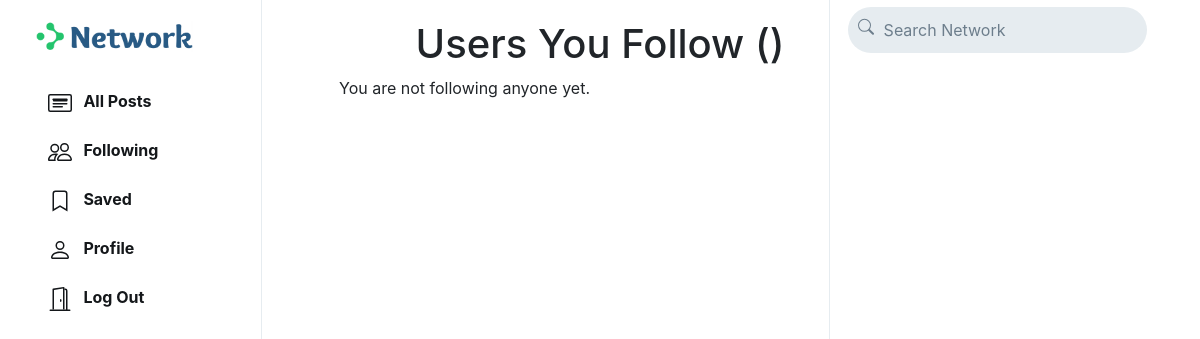
The page /follower/ (signed in) on the database as committed earlier.
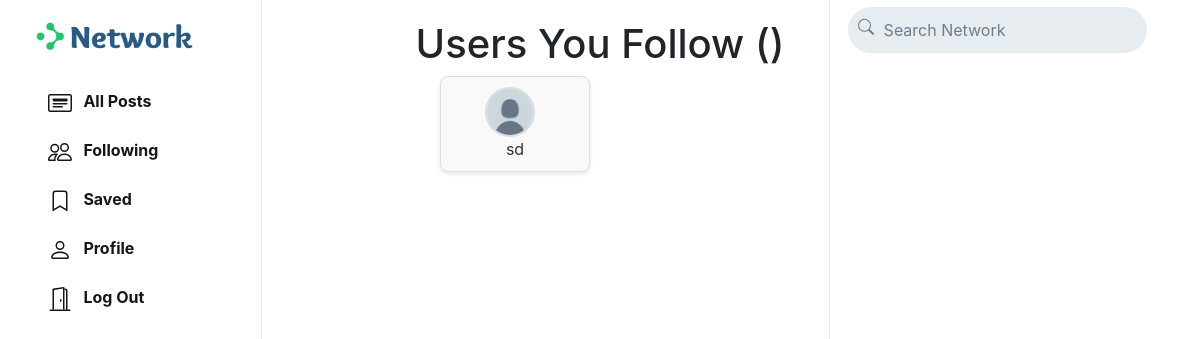
The same page on the database as committed later.
### network/models.py (models this page shows, shortened)
class User(AbstractUser):
    profile_pic = models.ImageField(upload_to='profile_pic/')
    bio = models.TextField(max_length=160, blank=True, null=True)
    cover = models.ImageField(upload_to='covers/', blank=True)

### network/views.py (the view)
# urls.py: path('follower/', views.follower_view, name='follower'),
def follower_view(request):
    try:
        follower_object = Follower.objects.get(user=request.user)
        following_users = follower_object.followers.all()
    except Follower.DoesNotExist:
        following_users = []
    return render(request, 'network/followers.html', {
        'following_users': following_users,
    })

### network/templates/network/followers.html (shortened to what this page needs)
<!DOCTYPE html>
<html>
{% load static %}
<head>
    <link rel="stylesheet" href="https://stackpath.bootstrapcdn.com/bootstrap/4.4.1/css/bootstrap.min.css"
>
    <link href="{% static 'network/styles.css' %}" rel="stylesheet">
</head>
<body>
    <div class="right-div">
        <nav class="head">
            <form action="{% url 'search' %}" method="GET">
                <div class="search-div">
                    <div>
                    </div>
                    <input type="text" name="query" id="search-box" placeholder="Search Network">
                </div>
            </form>
        </nav>
    </div>
    <div class="container">
        <h1>Users You Follow ({{ following_count }})</h1>
        <ul class="user-list">
            {% for user in following_users %}
            <li class="user-item">
                <a href="{% url 'profile' user.username %}">
                    <img src="/media/{{ user.profile_pic }}" alt="{{ user.username }}" width="50" height="50">
                </a>
                <a href="{% url 'profile' user.username %}">{{ user.username }}</a>
            </li>
            {% empty %}
            <li>You are not following anyone yet.</li>
            {% endfor %}
        </ul>
    </div>
    <div class="sidenav">
        <a href="{% url 'index' %}" class="navbar-brand">
            <img src="{% static 'network/Images/logo.png' %}" height="31px">
        </a>
        <div style="height: 100%;">
            <div>
                <ul>
                    <li class="nav-item" id="all_posts">
                        <a href="{% url 'index' %}" class="nav-link">
                            <div>
                                &nbsp;&nbsp;All Posts
                            </div>
                        </a>
                    </li>
                    {% if user.is_authenticated %}
                    <li class="nav-item" id="following">
                        <a href="{% url 'following' %}" class="nav-link">
                            <div>
                                &nbsp;&nbsp;Following
                            </div>
                        </a>
                    </li>
                    <li class="nav-item" id="saved">
                        <a href="{% url 'saved' %}" class="nav-link">
                            <div>
                                <svg width="1.5em" height="1.5em" viewBox="0 0 16 16" class="bi bi-bookmark"
                                    fill="currentColor" xmlns="http://www.w3.org/2000/svg">
                                    <path fill-rule="evenodd"
                                        d="M8 12l5 3V3a2 2 0 0 0-2-2H5a2 2 0 0 0-2 2v12l5-3zm-4 1.234l4-2.4 4 2.4V3a1 1 0 0 0-1-1H5a1 1 0 0 0-1 1v10.234z" />
                                </svg>
                                &nbsp;&nbsp;Saved
                            </div>
                        </a>
                    </li>
                    <li class="nav-item" id="profile">
                        <a href="{% url 'profile' user.username %}" class="nav-link">
                            <div>
                                &nbsp;&nbsp;Profile
                            </div>
                        </a>
                    </li>
                    <li class="nav-item" id="logout">
                        <a href="{% url 'logout' %}" class="nav-link">
                            <div>
                                &nbsp;&nbsp;Log Out
                            </div>
                        </a>
                    </li>
                    {% endif %}
                </ul>
            </div>
        </div>
    </div>
</body>
</html>

Rows that differ between the two databases and show on the page:
now on this page (row edited): User: profile_pic (placeholder picture), username "sd"
Other text that changed with them:
text no longer shown: "You are not following anyone yet."
